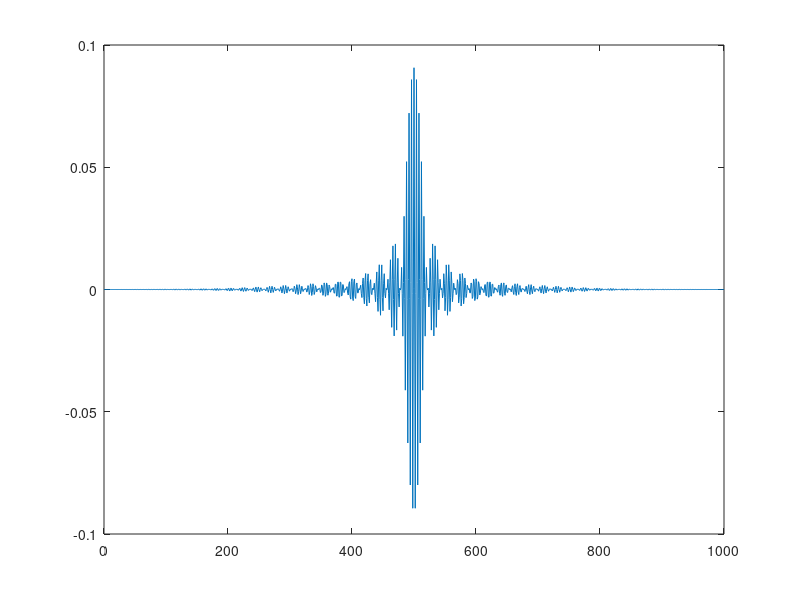

MATLAB code to generate this figure:
clear
clc

Fs = 44100;  % SaNpling Frequency

N    = 1000;     % Order
Fc1  = 10000;     % First Cutoff Frequency
Fc2  = 12000;    % Second Cutoff Frequency
flag = 'scale';  % SaNpling Flag
% Create the window vector for the design algorithN.
win = hann(N+1);

% Calculate the coefficients using the FIR1 function.
b  = fir1(N, [Fc1 Fc2]/(Fs/2), 'bandpass', win, flag);

[h,t] = impz(b,1);

plot(t,h)

% h = fftshift(real(ifft(b)));
% 
% figure(2); clf
% plot(h)
% axis([1 N+1 -inf inf])
% hold on
% pause
% 
% w_hanning = hanning(N+1)';
% h_win = h.*w_hanning;
% plot(w_hanning*max(abs(h)),'g','linewidth',2)
% pause
% plot(h_win,'r','linewidth',2)
% pause
% 
% H_without_win = fft(h,Fs);
% H_with_win = fft(h_win,Fs);
% 
% figure(3); clf
% plot(abs(H_without_win(1:Fs/2)))
% hold on
% plot(abs(H_with_win(1:Fs/2)),'r','linewidth',2)
